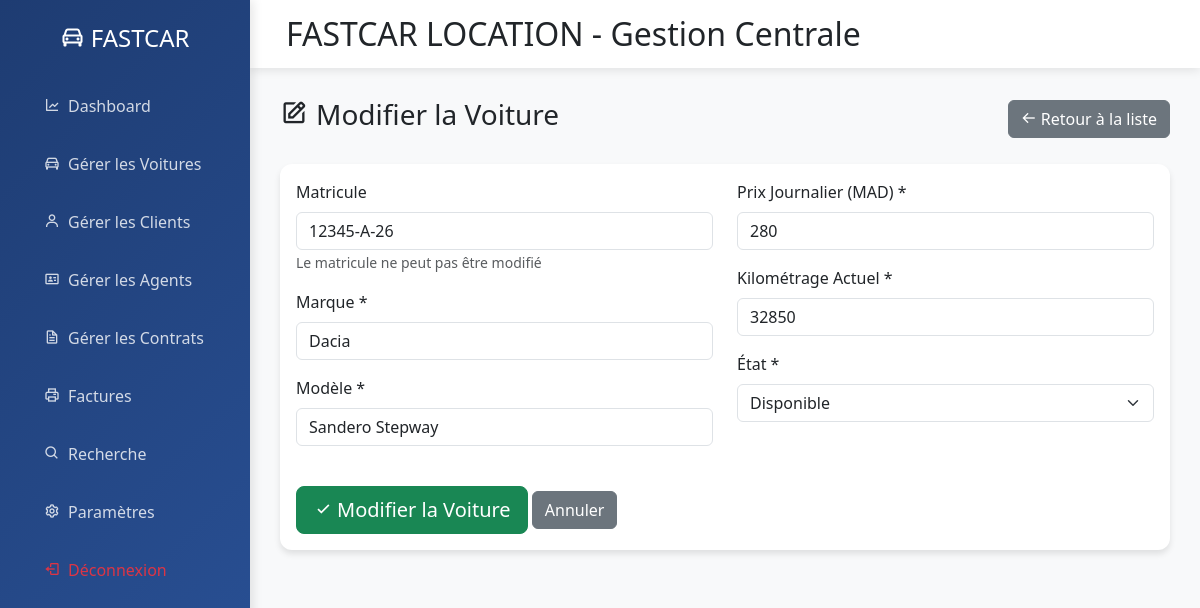
Screenshot of /dashboard.php?action=voitures_edit&matricule=12345-A-26 (signed in) with the database file from the repository.
### tables this page shows
CREATE TABLE IF NOT EXISTS voitures (
    matricule VARCHAR(50) PRIMARY KEY,
    marque VARCHAR(100) NOT NULL,
    modele VARCHAR(100) NOT NULL,
    prix_journalier DECIMAL(10, 2) NOT NULL,
    etat_courant ENUM('Disponible', 'Louée', 'En maintenance') DEFAULT 'Disponible',
    kilometrage_actuel INT DEFAULT 0,
    created_at TIMESTAMP DEFAULT CURRENT_TIMESTAMP,
    updated_at TIMESTAMP DEFAULT CURRENT_TIMESTAMP ON UPDATE CURRENT_TIMESTAMP,
    INDEX idx_marque (marque),
    INDEX idx_etat (etat_courant)
);

### controllers/VoitureController.php (called while the page is built, shortened)
<?php
require_once 'models/repositories/VoitureRepository.php';
class VoitureController {
    private $voitureRepo;
    public function __construct() {
        $this->voitureRepo = new VoitureRepository();
    }
    public function edit($matricule) {
        try {
            $voiture = $this->voitureRepo->findById($matricule);
            include 'views/voitures/edit.php';
            return ob_get_clean();
        } catch (Exception $e) {
            error_log("Erreur dans VoitureController::edit(): " . $e->getMessage());
            header('Location: dashboard.php?action=voitures&error=not_found');
            exit;
        }
    }
}
?>

### dashboard.php (called while the page is built, shortened)
<?php
require_once 'config/database.php';
$action = $_GET['action'] ?? 'analytics';
try {
    switch ($action) {
        case 'voitures_edit':
            $controller = new VoitureController();
            $content = $controller->edit($_GET['matricule'] ?? '');
            break;
    }
} catch (Exception $e) {
    error_log("Erreur dans le dashboard: " . $e->getMessage());
    $content = "<div class='alert alert-danger'>Erreur : " . htmlspecialchars($e->getMessage()) . "</div>";
}
require 'views/layouts/main.php';
?>

### config/database.php (called while the page is built, shortened)
<?php
class Database {
    private static $instance = null;
    private function __construct() {
        try {
            $this->pdo = new PDO(
                "mysql:host=localhost;dbname=fastcar_location_version_2;charset=utf8mb4",
                "root",
                "",
                [
                    PDO::ATTR_ERRMODE => PDO::ERRMODE_EXCEPTION,
                    PDO::ATTR_DEFAULT_FETCH_MODE => PDO::FETCH_ASSOC,
                    PDO::ATTR_EMULATE_PREPARES => false
                ]
            );
        } catch (PDOException $e) {
            die("Erreur de connexion à la base de données: " . $e->getMessage());
        }
    }
    public static function getInstance() {
        if (self::$instance === null) {
            self::$instance = new Database();
        }
        return self::$instance->pdo;
    }
}
?>

### models/repositories/VoitureRepository.php (called while the page is built, shortened)
<?php
require_once 'config/database.php';
require_once 'models/entities/Voiture.php';
class VoitureRepository {
    private $pdo;
    public function __construct() {
        $this->pdo = Database::getInstance();
    }
    public function findById(string $matricule): ?Voiture {
        try {
            $stmt = $this->pdo->prepare("SELECT * FROM voitures WHERE matricule = ?");
            $stmt->execute([$matricule]);
            $data = $stmt->fetch(PDO::FETCH_ASSOC);
            return $data ? new Voiture($data) : null;
        } catch (PDOException $e) {
            error_log("Erreur lors de la recherche de la voiture: " . $e->getMessage());
            return null;
        }
    }
}
?>

### models/entities/Voiture.php (called while the page is built, shortened)
<?php
class Voiture {
    public function __construct($data = []) {
        $this->matricule = $data['matricule'] ?? '';
        $this->marque = $data['marque'] ?? '';
        $this->modele = $data['modele'] ?? '';
        $this->prixJournalier = floatval($data['prix_journalier'] ?? 0);
        $this->etatCourant = $data['etat_courant'] ?? 'Disponible';
        $this->kilometrageActuel = intval($data['kilometrage_actuel'] ?? 0);
    }
}
?>

### views/voitures/edit.php (the view, shortened to what this page needs)
<div class="d-flex justify-content-between align-items-center mb-4">
    <h3><i class="bx bx-edit me-2"></i>Modifier la Voiture</h3>
    <a href="index.php?action=voitures" class="btn btn-secondary">
        <i class="bx bx-arrow-back me-1"></i>Retour à la liste
    </a>
</div>
<div class="card">
    <div class="card-body">
        <form method="POST">
            <div class="row">
                <div class="col-md-6">
                    <div class="mb-3">
                        <label class="form-label">Matricule</label>
                        <input type="text" class="form-control" value="<?= htmlspecialchars($voiture->matricule) ?>" readonly>
                        <small class="text-muted">Le matricule ne peut pas être modifié</small>
                    </div>
                    <div class="mb-3">
                        <label class="form-label">Marque *</label>
                        <input type="text" name="marque" class="form-control"
                               placeholder="Ex: Dacia, Renault..." required
                               value="<?= htmlspecialchars($voiture->marque) ?>">
                    </div>
                    <div class="mb-3">
                        <label class="form-label">Modèle *</label>
                        <input type="text" name="modele" class="form-control"
                               placeholder="Ex: Sandero, Clio..." required
                               value="<?= htmlspecialchars($voiture->modele) ?>">
                    </div>
                </div>
                <div class="col-md-6">
                    <div class="mb-3">
                        <label class="form-label">Prix Journalier (MAD) *</label>
                        <input type="number" step="0.01" name="prix_journalier" class="form-control"
                               placeholder="Ex: 150.00" required
                               value="<?= htmlspecialchars($voiture->prixJournalier) ?>">
                    </div>
                    <div class="mb-3">
                        <label class="form-label">Kilométrage Actuel *</label>
                        <input type="number" name="kilometrage_actuel" class="form-control"
                               placeholder="Ex: 32850" required
                               value="<?= htmlspecialchars($voiture->kilometrageActuel) ?>">
                    </div>
                    <div class="mb-3">
                        <label class="form-label">État *</label>
                        <select name="etat_courant" class="form-select" required>
                            <option value="Disponible" <?= $voiture->etatCourant === 'Disponible' ? 'selected' : '' ?>>Disponible</option>
                        </select>
                    </div>
                </div>
            </div>
            <div class="mt-4">
                <button type="submit" class="btn btn-success btn-lg">
                    <i class="bx bx-check me-1"></i>Modifier la Voiture
                </button>
                <a href="dashboard.php?action=voitures" class="btn btn-secondary">Annuler</a>
            </div>
        </form>
    </div>
</div>

### views/layouts/main.php (style rules this page uses)
:root { --primary-color: #1e3c72; --primary-light: #2a5298; }
.card { border: none; border-radius: 12px; box-shadow: 0 4px 6px rgba(0,0,0,0.1); transition: transform 0.2s; }

### rows the page displays
voitures: matricule "12345-A-26", marque "Dacia", modele "Sandero Stepway", prix_journalier "280", kilometrage_actuel "32850", etat_courant "Disponible"
